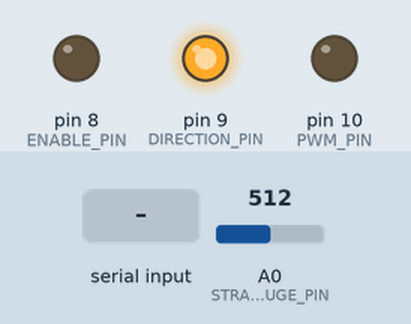
The sketch below on a simulated Arduino Uno, built with avr-gcc and run on an emulated ATmega328P. Shown: output pins drawn as LEDs (lit = HIGH). Inputs (shaded band) come from the test bench; at power-on: A0 (STRAINGAUGE_PIN) = 512.

Above: at 1.2 s.
1.3 s: "p90\n" received over Serial
At 2.3 s:
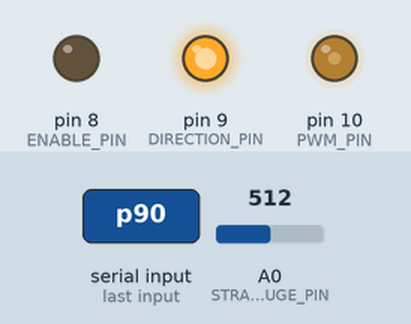
2.8 s: "p,45\n" received over Serial
At 3.5 s:
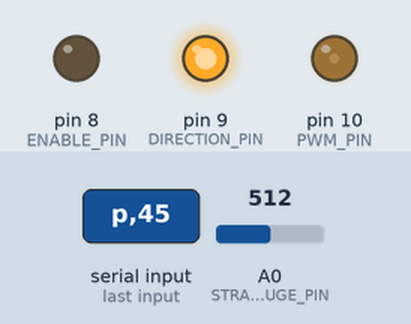
Timing chart, 0 to 5.8 s (numbered marks = the images above; inputs shaded):
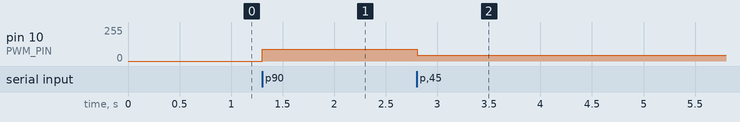

Measured:
- after the input at 1.3 s, pin 10 (PWM_PIN): 0/255 → 90/255 at once
- after the input at 2.8 s, pin 10 (PWM_PIN): 90/255 → 45/255 at once

The sketch:

cooperative_pulling.ino
```cpp
#include "RunningAverage.h"
#include "elapsedMillis.h"

#define ENABLE_PIN 8
#define DIRECTION_PIN 9
#define PWM_PIN 10
#define FEEDBACK_PIN 11
#define analogResolution 16
#define STRAINGAUGE_PIN 14
#define POT_PIN 15

// get PWM from desired grams: y = a*x + b
//float a = 19.466;
//float b = 84.972;
float a = 18.793;
float b = 32.662;
float PWM_offset = 0;
float PWM_COEF[] = {a, b, PWM_offset};


// get grams from strain gauge: y = a*x^6 + b*x^5 ...
//float aa = -1.9808e-12;
//float bb = 4.3003e-9;
//float cc = -3.6026e-6;
//float dd = 1.4185e-3;
//float ee = -2.3771e-1;
//float ff = 2.3673e1;
//float gg = 7.8009e2;
// these are to calculate the predicted PWM from strain gauge reading
float aaa = -3.1578e-19;
float bbb = 1.265e-14;
float ccc = -2.0307e-10;
float ddd = 1.6669e-6;
float eee = -7.3641e-3;
float fff = 1.7537e1;
float ggg = -1.3234e4;
float Strain_COEF[] = {aaa, bbb, ccc, ddd, eee, fff, ggg};

// these are to calculate the predicted grams from the strain gauge reading
float aa = -1.4799e-20;
float bb = 6.0668e-16;
float cc = -9.9804e-12;
float dd = 8.4016e-8;
float ee = -3.8043e-4;
float ff = 9.2546e-1;
float gg = -7.0872e2;
float STAIN_COEF[] = {aa, bb, cc, dd, ee, ff, gg};

int command_grams = 0;
float current_average = 0;
float calculated_grams;
float calculated_pwm;

RunningAverage myRA(30);
int samples = 0;


void setup() {
Serial.begin(9600);

//analogReadAveraging(32);
//analogReadResolution(analogResolution);
//analogWriteResolution(analogResolution);

pinMode(ENABLE_PIN, OUTPUT);
pinMode(DIRECTION_PIN, OUTPUT);
pinMode(PWM_PIN, OUTPUT);
pinMode(FEEDBACK_PIN, INPUT);
digitalWrite(ENABLE_PIN, 0);
digitalWrite(DIRECTION_PIN, 1);
analogWrite(PWM_PIN, 0);

}

int PWM_VALUE;
int ENABLE;
int DIRECTION;
int FEEDBACK;
int incomingByte;
int analog_val;

elapsedMillis SinceRead;
unsigned long Read_interval = 2;
elapsedMillis SinceReport;
unsigned long Report_interval = 200;
int MEASURED_GRAMS;
int STRAINGAUGE_VALUE;

void loop() {

if(SinceRead >= Read_interval) {
  myRA.addValue(analogRead(STRAINGAUGE_PIN));
  SinceRead = 0;
}

//if(SinceReport >= Report_interval) {
//  Serial.println(myRA.getAverage());
//  SinceReport = 0;
//}


while (Serial.available() > 0) {
  incomingByte = Serial.read();
  if(incomingByte == 'x') {
    ENABLE = 1;
    Serial.println("enabled");
  }
  if(incomingByte == 'o') {
    ENABLE = 0;
    Serial.println("disabled");
  }
  if(incomingByte == 'P') {
    Serial.println(analogRead(POT_PIN));
    }
  if(incomingByte == 'f') {
    DIRECTION = 1;
    Serial.println("forward");
  }
//  if(incomingByte == 'r') {
//    DIRECTION = 0;
//    Serial.println("reverse");
//  }
  if(incomingByte == 'p') {
    PWM_VALUE = Serial.parseInt();
//    if(PWM_VALUE >= 0) {
//      DIRECTION = 1;
//    }
//    else {
//      DIRECTION = 0;
//    }
 //   digitalWrite(DIRECTION_PIN, DIRECTION);
    analogWrite(PWM_PIN, PWM_VALUE);
 //   digitalWrite(ENABLE_PIN, ENABLE);

    //Serial.print("PWM value: ");
    //Serial.println(PWM_VALUE);
  }

  if(incomingByte == 'g') {
    command_grams = Serial.parseInt();
    PWM_VALUE = PWM_COEF[0]*command_grams + PWM_COEF[1] + PWM_COEF[2];
    Serial.print("target grams: ");
    Serial.print(command_grams);
    Serial.print('\t');
    Serial.print("calculated PWM value: ");
    Serial.println(PWM_VALUE);
    if(PWM_VALUE >= 0) {
      DIRECTION = 1;
    }
    else {
      DIRECTION = 0;
    }
  }

  if(incomingByte == 'u') {
    PWM_COEF[2] = Serial.parseFloat();
  }

  if(incomingByte == 's') {
      current_average = myRA.getAverage();
      Serial.print("strain gauge reading: ");
      Serial.print(current_average);
      Serial.print('\t');
      Serial.print("calculated PWM: ");
      calculated_pwm = Strain_COEF[0]*pow(current_average, 6) + Strain_COEF[1]*pow(current_average, 5) + Strain_COEF[2]*pow(current_average, 4) + Strain_COEF[3]*pow(current_average, 3) + Strain_COEF[4]*pow(current_average, 2) + Strain_COEF[5]*current_average + Strain_COEF[6];
      Serial.print(calculated_pwm);
      Serial.print('\t');
      Serial.print("acutal PWM: ");
      Serial.print(PWM_VALUE);
      Serial.print("P: ");
      Serial.println(analogRead(POT_PIN));
  }


if(incomingByte == 'a') {
  MEASURED_GRAMS = Serial.parseInt();
}

if(incomingByte == 'r') {
    STRAINGAUGE_VALUE = myRA.getAverage();

    Serial.print(PWM_VALUE);
    Serial.print('\t');
    Serial.print(STRAINGAUGE_VALUE);
    Serial.print('\t');
    Serial.println(MEASURED_GRAMS);

}

  if (Serial.read() == '\n') {
//    digitalWrite(DIRECTION_PIN, DIRECTION);
    analogWrite(PWM_PIN, PWM_VALUE);
//    digitalWrite(ENABLE_PIN, ENABLE);
//    MEASURED_GRAMS = Serial.parseInt();
    //STRAINGAUGE_VALUE = myRA.getAverage();
//
//    Serial.print(PWM_VALUE);
//    Serial.print('\t');
//    Serial.print(STRAINGAUGE_VALUE);
//    Serial.print('\t');
//    Serial.println(MEASURED_GRAMS);

    //Serial.print("strain gauge: ");
    //Serial.println(analogRead(STRAINGAUGE_PIN));
  }
}

}
```
